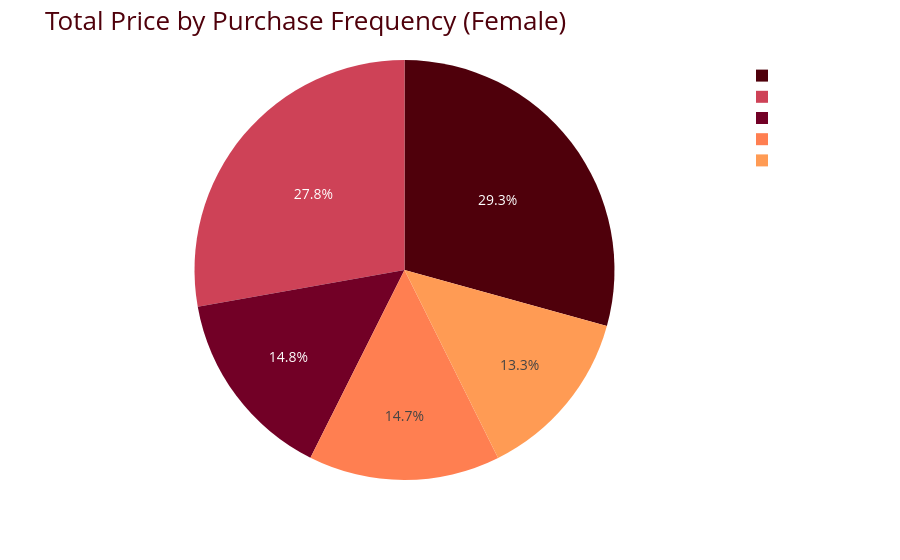

This figure's notebook cell:
### Code cell
palette = ["#4f000b", "#ce4257", "#720026", "#ff7f51", "#ff9b54"]

Fr_Of_Purchases_F = df[df["Gender"] == "F"].groupby("Frequency of Purchases")["Price(USD)"].sum()
Fr_Of_Purchases_F = Fr_Of_Purchases_F.sort_values(ascending=False)

pv = Fr_Of_Purchases_F.reset_index()
pv.columns = ["Frequency of Purchases", "Total Price"]

fig = px.pie(
    pv,
    names="Frequency of Purchases",
    values="Total Price",
    color="Frequency of Purchases",
    color_discrete_sequence=palette
)


fig.update_layout(
    title="Total Price by Purchase Frequency (Female)",
    template="plotly_dark",
    title_font=dict(size=26, color=palette[0]),
    font=dict(size=14, color="white"),
    plot_bgcolor="rgba(0,0,0,0)",
    paper_bgcolor="rgba(0,0,0,0)"
)

fig.show()

### Figure 1 — Plotly figure (JSON) as saved in the notebook; plotly's stock layout.template omitted (floating-point values rounded to 4 significant figures)
{"data": [{"customdata": [["Every 3 Months"], ["Bi-Weekly"], ["Annually"], ["Monthly"], ["Weekly"]], "domain": {"x": [0, 1], "y": [0, 1]}, "hovertemplate": "Frequency of Purchases=%{customdata[0]}<br>Total Price=%{value}<extra></extra>", "labels": ["Every 3 Months", "Bi-Weekly", "Annually", "Monthly", "Weekly"], "legendgroup": "", "marker": {"colors": ["#4f000b", "#ce4257", "#720026", "#ff7f51", "#ff9b54"]}, "name": "", "showlegend": true, "type": "pie", "values": [22030, 20901, 11136, 11088, 10036]}], "layout": {"font": {"color": "white", "size": 14}, "legend": {"tracegroupgap": 0}, "margin": {"t": 60}, "paper_bgcolor": "rgba(0,0,0,0)", "piecolorway": ["#4f000b", "#ce4257", "#720026", "#ff7f51", "#ff9b54"], "plot_bgcolor": "rgba(0,0,0,0)", "title": {"font": {"color": "#4f000b", "size": 26}, "text": "Total Price by Purchase Frequency (Female)"}}}
